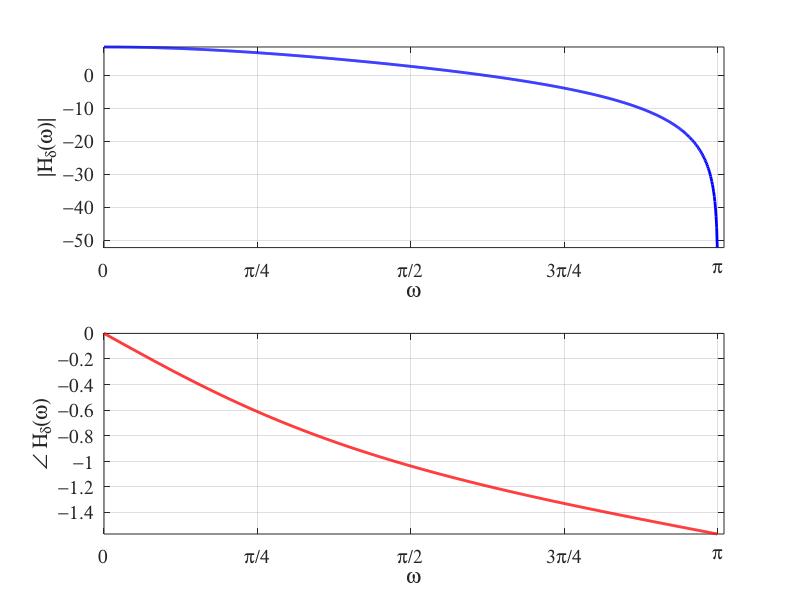
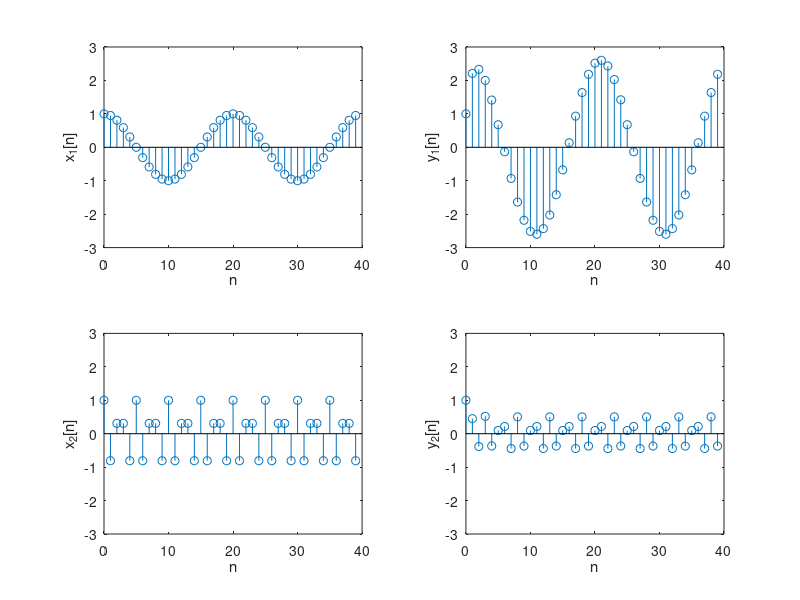
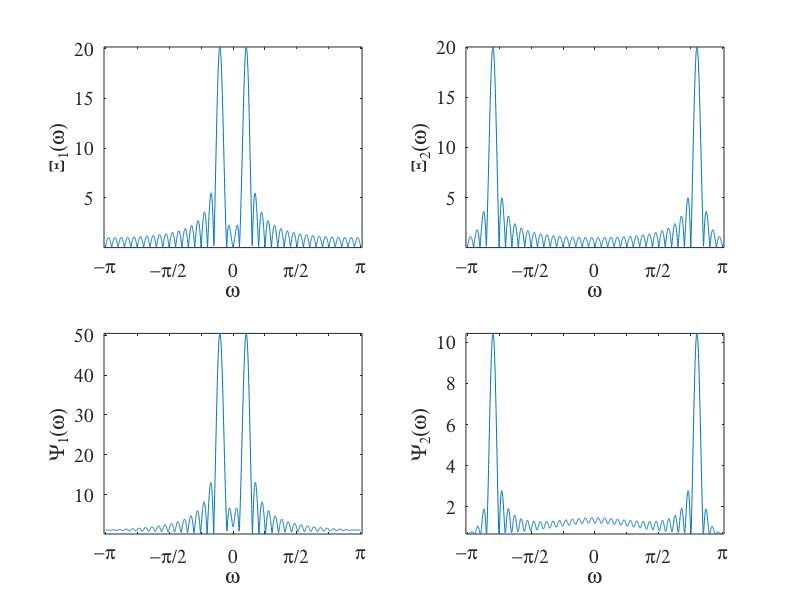

These figures' MATLAB source, in order:
clc, clear all, close all
ts = 14;
b = [1 1];
a = [1 -0.25838];
[h,w] = freqz(b,a,1024);

figure;
subplot(2,1,1);
plot(w,mag2db(abs(h)),'b','linewidth',2);
grid on;
set(gca,'GridLineStyle','-');
axis tight;
xlabel('\omega','fontsize',ts);
ylabel('|H_d(\omega)|','fontsize',ts);
set(gca,'xtick',[0 pi/4 pi/2 3*pi/4 pi]); set(gca,'xlim',[0,pi*1.01]);
set(gca,'xticklabel','0| p/4 | p/2| 3p/4 | p','fontname','symbol','fontsize',ts)

subplot(2,1,2);
plot(w,angle(h),'r','linewidth',2);
grid on;
set(gca,'GridLineStyle','-');
axis tight;
xlabel('\omega','fontsize',ts);
ylabel('\angle H_d(\omega)','fontsize',ts);
set(gca,'xtick',[0 pi/4 pi/2 3*pi/4 pi]); set(gca,'xlim',[0,pi*1.01]);
set(gca,'xticklabel','0| p/4 | p/2| 3p/4 | p','fontname','symbol','fontsize',ts)

n = 0:40-1;
x1n = cos(pi*n/10);
x2n = cos(8*pi*n/10);

y1n = filter(b,a,x1n);
y2n = filter(b,a,x2n);

figure;
subplot(2,2,1);
stem(n,x1n);
ylabel('x_1[n]');
xlabel('n');
set(gca,'ylim',[-3,3])

subplot(2,2,2);
stem(n,y1n);
ylabel('y_1[n]');
xlabel('n'); set(gca,'ylim',[-3,3])

subplot(2,2,3);
stem(n,x2n);
ylabel('x_2[n]');
xlabel('n'); set(gca,'ylim',[-3,3])

subplot(2,2,4);
stem(n,y2n);
ylabel('y_2[n]');
xlabel('n'); set(gca,'ylim',[-3,3])

%%
X1 = fftshift(fft(x1n,2^(5+nextpow2(length(x1n)))));
X2 = fftshift(fft(x2n,2^(5+nextpow2(length(x2n)))));
Y1 = fftshift(fft(y1n,2^(5+nextpow2(length(y1n)))));
Y2 = fftshift(fft(y2n,2^(5+nextpow2(length(y2n)))));

figure;
subplot(2,2,1);
plot(2*pi/length(X1)*(0:length(X1)-1)-pi,abs(X1));
axis tight;
xlabel('\omega');
ylabel('X_1(\omega)');
set(gca,'xtick',[-pi -3*pi/4 -pi/2 -pi/4 0 pi/4 pi/2 3*pi/4 pi]); set(gca,'xlim',[-pi*1.01,pi*1.01]);
set(gca,'xticklabel','-p || -p/2 || 0 || p/2 || p','fontname','symbol','fontsize',ts)

subplot(2,2,2);
plot(2*pi/length(X2)*(0:length(X2)-1)-pi,abs(X2));
axis tight;
xlabel('\omega');
ylabel('X_2(\omega)');
set(gca,'xtick',[-pi -3*pi/4 -pi/2 -pi/4 0 pi/4 pi/2 3*pi/4 pi]); set(gca,'xlim',[-pi*1.01,pi*1.01]);
set(gca,'xticklabel','-p || -p/2 || 0 || p/2 || p','fontname','symbol','fontsize',ts)

subplot(2,2,3);
plot(2*pi/length(Y1)*(0:length(Y1)-1)-pi,abs(Y1));
axis tight;
xlabel('\omega');
ylabel('Y_1(\omega)');
set(gca,'xtick',[-pi -3*pi/4 -pi/2 -pi/4 0 pi/4 pi/2 3*pi/4 pi]); set(gca,'xlim',[-pi*1.01,pi*1.01]);
set(gca,'xticklabel','-p || -p/2 || 0 || p/2 || p','fontname','symbol','fontsize',ts)

subplot(2,2,4);
plot(2*pi/length(Y2)*(0:length(Y2)-1)-pi,abs(Y2));
axis tight;
xlabel('\omega');
ylabel('Y_2(\omega)');
set(gca,'xtick',[-pi -3*pi/4 -pi/2 -pi/4 0 pi/4 pi/2 3*pi/4 pi]); set(gca,'xlim',[-pi*1.01,pi*1.01]);
set(gca,'xticklabel','-p || -p/2 || 0 || p/2 || p','fontname','symbol','fontsize',ts)